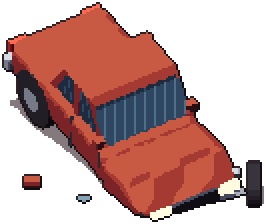
#> input picture hollow-acre/2d/tools/px/cars_gen/car_wreck_n.png, 133 x 112 px (shown 2 times larger)
$ python -i build_lpc.py   (imports and definitions only)
#> lines starting #> are read from the running program, lines starting #| are printed output that depends on the picture; after the words box and inside, x2 and y2 are one past the last pixel; in counts of white or black regions, pixels touching at a corner belong together
#> `pk = Image.new('RGBA', (40, 64)); pk.alpha_composite(stage(5, 2), (4, ..`: pk: PIL image 40x64 RGBA; every value is 0
"""Cut LPC sprites into game assets and compose buildings from modular LPC tiles. Output: spr/lpc/obj/*.png + spr/lpc/objects.json"""
import json, os
import numpy as np
from PIL import Image
T = '/tmp/lpc/assets/LPC/img/tilesets/LPC/'; IA = T + 'Final Attributions/Individual Assets/'
# [3 lines not run here, left out]
IM = {}
def img(p):
    if p not in IM: IM[p] = Image.open(p).convert('RGBA')
    return IM[p]
META = {}
def trim(im):
    b = im.getbbox(); return im.crop(b) if b else im
# [7 lines left out: function save, not called in this run]
def crop(sheet, box): return img(sheet).crop(tuple(box))
def tile(sheet, c, r, w=1, h=1): return img(sheet).crop((c * 32, r * 32, (c + w) * 32, (r + h) * 32))
OS = T + 'Outside Objects.png'
# ---------------------------------------------------------------- nature (canopy + trunk trees, pines, dead tree)
# [5 lines left out: function round_tree, not called in this run]
# [16 lines not run here, left out]
# crops: growth stages from plants.png (each column a crop, rows = stages)
P = IA + 'Daniel Eddeland (Daneeklu)/plants.png'
def crop_stage(name, col, rows):
    for st, r in enumerate(rows): save(f'{name}_{st}', tile(P, col, r, 1, 2 if r < 0 else 1), anchor=(16, 28))
# plants.png: 9 crops (columns) x 6 rows of 32x64: rows 0-4 growth, row 5 produce
def stage(col, r): return img(P).crop((col * 32, r * 64, col * 32 + 32, r * 64 + 64))
# [3 lines not run here, left out]
# ---------------------------------------------------------------- buildings
HS = IA + 'Sharm/house.png'; CO = IA + 'Bluecarrot16/colonial.png'; TH = IA + 'Bluecarrot16/thatched-roof.png'; WS = IA + 'Bluecarrot16/windows.png'; DS = IA + 'Bluecarrot16/doors.png'
WALLS = {'brick': (HS, 0, 0, 3), 'cream': (CO, 18, 0, 4), 'blue': (CO, 25, 0, 4), 'yellow': (CO, 18, 7, 3), 'green': (CO, 25, 7, 3), 'stone': (CO, 0, 5, 3)}
ROOFS = {'slate': (HS, 3, 3, 4), 'thatch': (TH, 0, 4, 3), 'thatch_dark': (TH, 0, 11, 3), 'thatch_hip': (TH, 3, 1, 3), 'thatch_hip_dark': (TH, 3, 8, 3)}
# [9 lines left out: function nine, not called in this run]
# [1 line not run here, left out]
def roof_px(rn):
    return Image.open(f'spr/raw/roof/px_{rn}.png').convert('RGBA'), RMETA[rn]['ax'], RMETA[rn]['ay']
# [17 lines left out: function building, not called in this run]
# [7 lines not run here, left out]
# church: stone hall + tall spire tower in front with a bronze bell
# [1 line that did not run here, left out]
# [24 lines left out: function church, not called in this run]
# [1 line not run here, left out]
EX = T + 'Exterior Tiles.png'
# [1 line that did not run here, left out]
# [1 line that did not run here, left out]
# [5 lines not run here, left out]
import shutil
# [1 line that did not run here, left out]
for n in ('gas_pump', 'phone_booth', 'board'):
    im = Image.open(f'spr/px2/{n}.png'); mm = json.load(open(f'spr/px2/{n}.json'))
    im.save(f'{OUT}/{n}.png'); META[n] = dict(src=f'{OUT}/{n}.png', fw=im.width, fh=im.height, ax=mm['anchor'][0], ay=mm['anchor'][1], foot=mm.get('foot', [0, 0, 0, 0]))
    import os as _o
    if _o.path.exists(f'spr/px2/{n}_n.png'): shutil.copy(f'spr/px2/{n}_n.png', f'{OUT}/{n}_n.png'); META[n + '_n'] = dict(META[n], src=f'{OUT}/{n}_n.png')
# Kenney Car Kit sedan (CC0), rendered in Blender: driving frames + side view
# [1 line that did not run here, left out]
# [1 line that did not run here, left out]
_i = Image.open('spr/px2/car_side.png'); _m = json.load(open('spr/px2/car_side.json')); _i.save(f'{OUT}/car_side.png')
# [1 line that did not run here, left out]
# [1 line that did not run here, left out]

# ---- buildings drawn in LibreSprite (px/house.js); .ase sources live in px/out
import json as _j
# [6 lines not run here, left out]

# ---- props + fences drawn in LibreSprite (px/props.js)
_PROPS = {'fence_h': (0, 22), 'fence_v': (7, 66), 'picket_h': (0, 23), 'picket_v': (7, 66), 'lamp': None, 'phone_booth': None, 'board': None, 'gas_pump': None,
          'signpost': None, 'barrel': None, 'crate': None, 'hay': None, 'sacks': None, 'cart': None, 'well': None, 'firewood': None, 'rock_0': None, 'rock_1': None, 'weeds_0': None, 'weeds_1': None, 'twig': None, 'stump_maple': None, 'stump_pine': None, 'stump_oak': None, 'pumpkin': None, 'pumpkin_b': None, 'jack': None, 'jack_b': None, 'jack_c': None, 'deer_dead': None, 'anvil': None, 'lumber': None, 'cow_1': None, 'cow_2': None, 'bench_farm': None, 'bench_weapon': None, 'bench_armor': None, 'bench_furn': None, 'furnace': None, 'doornote': None, 'icon_hoe': None, 'icon32_hoe': None, 'icon32_pick': None, 'icon32_axe': None, 'icon32_can': None, 'icon32_seed': None, 'icon32_food': None, 'icon_can': None, 'icon_pick': None, 'icon_axe': None, 'icon_seed': None, 'icon_food': None, 'icon_wood': None, 'icon_stone': None, 'icon_fiber': None, 'icon_copper': None, 'icon_iron': None, 'icon_coal': None, 'icon_gem': None, 'icon_cbar': None, 'icon_ibar': None, 'icon_bread': None, 'icon_stew': None, 'icon_soup': None, 'icon_chowder': None, 'icon_glowstew': None, 'icon_egg': None, 'icon_milk': None, 'icon_bait': None, 'icon_rod': None, 'icon_fish': None, 'icon_egg_fried': None, 'icon_pie': None, 'icon_hash': None, 'icon_turnip': None, 'icon_pumpkin': None, 'icon_corn': None, 'icon_mushroom': None, 'ore_stone': None, 'ore_copper': None, 'ore_iron': None, 'ore_coal': None, 'ore_gem': None, 'ladder': None}
# [24 lines not run here, left out]

# ---- volume pass for props and furniture: a lit rim along every top edge, a shaded right side, shading that darkens toward the ground.
import numpy as _np
def _volumize(path):
#> called with path = 'px/cars_gen/car_wreck_n.png'
    im = Image.open(path).convert('RGBA'); a = _np.asarray(im).astype(_np.float32); H, W = a.shape[:2]; al = a[..., 3] > 0
#> in _volumize, im is the input picture: PIL image 133x112 RGBA; mean R, G, B, A 74.1, 37.9, 34.4, 130.9
#> after `H, W = a.shape[:2]`: H = 112; W = 133
#> after `al = a[..., 3] > 0`:
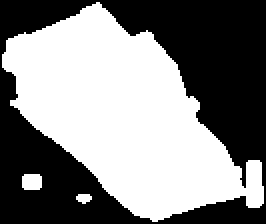
#> al: shape (112, 133) bool (shown 2 times larger); 51.8% white; 1 black region, box (x1, y1, x2, y2) and area: (0, 0, 133, 112) 7178
    lum = a[..., :3].mean(-1); body = al & (lum > 42)
#> after `lum = a[..., :3].mean(-1)`:
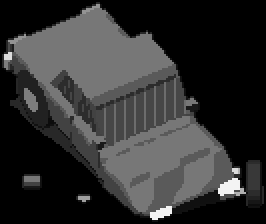
#> lum: shape (112, 133) float32 (shown 2 times larger); min 0, max 243.3, mean 48.8
#> after `body = al & (lum > 42)`: body: shape (112, 133) bool; 44.9% white; 5 white regions (1 under 20 px), largest, box (x1, y1, x2, y2) and area: (2, 2, 123, 110) 6485, (124, 81, 130, 98) 102, (12, 44, 19, 56) 53, (12, 88, 20, 93) 40
    up = _np.zeros_like(al); up[1:] = ~al[:-1]; up[0] = True
#> after `up[1:] = ~al[:-1]`: up: shape (112, 133) bool; 47.3% white; 1 white region, box (x1, y1, x2, y2) and area: (0, 1, 133, 112) 7045
#> after `up[0] = True`:
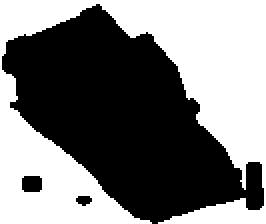
#> up: shape (112, 133) bool (shown 2 times larger); 48.2% white; 1 white region, box (x1, y1, x2, y2) and area: (0, 0, 133, 112) 7178
    rt = _np.zeros_like(al); rt[:, :-1] = ~al[:, 1:]; rt[:, -1] = True
#> after `rt[:, :-1] = ~al[:, 1:]`: rt: shape (112, 133) bool; 47.4% white; 1 white region, box (x1, y1, x2, y2) and area: (0, 0, 132, 112) 7066
#> after `rt[:, -1] = True`:
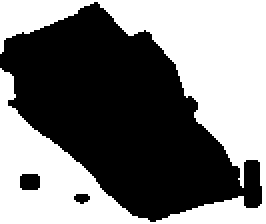
#> rt: shape (112, 133) bool (shown 2 times larger); 48.2% white; 1 white region, box (x1, y1, x2, y2) and area: (0, 0, 133, 112) 7178
    rt2 = _np.zeros_like(al); rt2[:, :-2] = ~al[:, 2:]
#> after `rt2[:, :-2] = ~al[:, 2:]`:
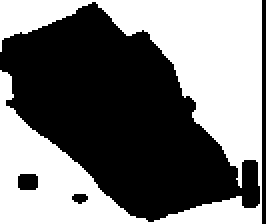
#> rt2: shape (112, 133) bool (shown 2 times larger); 46.7% white; 1 white region, box (x1, y1, x2, y2) and area: (0, 0, 131, 112) 6961
    ys = _np.nonzero(al.any(1))[0]
#> ys = 110 values from 1 to 110
    if not len(ys): return
    y0, y1 = ys[0], ys[-1]; t = ((_np.arange(H) - y0) / max(1, y1 - y0)).clip(0, 1)[:, None]
#> after `y0, y1 = (ys[0], ys[-1])`: y0 = 1; y1 = 110
#> after `t = ((_np.arange(H) - y0) / max(1, y1 - y0)).clip(0, 1)[:, None]`: t = 112 values from 0 to 1
    k = _np.ones((H, W), _np.float32)
    k *= 1.06 - .2 * t ** 1.6                       # ambient occlusion toward the ground
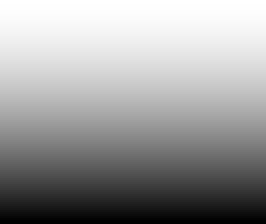
#> k: shape (112, 133) float32 (shown 2 times larger); min 0.86, max 1.06, mean 0.982; drawn with min black and max white
    k = _np.where(up & body, k * 1.22, k)          # top rims catch the light
    k = _np.where(rt & body, k * .78, k); k = _np.where(rt2 & body & ~rt, k * .9, k)   # shaded right flank
#> after `k = _np.where(rt2 & body & ~rt, k * 0.9, k)`:
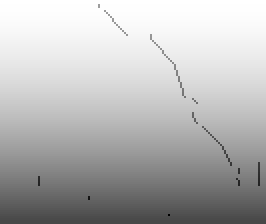
#> k: shape (112, 133) float32 (shown 2 times larger); min 0.782, max 1.06, mean 0.982; drawn with min black and max white
    out = a.copy(); out[..., :3] = _np.where(body[..., None], (a[..., :3] * k[..., None] + _np.where(up & body, 6, 0)[..., None]).clip(0, 255), a[..., :3])
    Image.fromarray(out.astype(_np.uint8), 'RGBA').save(path)
# [3 lines not run here, left out]
# ---- police cruiser (Kenney sedan repainted in blender/police.py) + the garage copy up on cinder blocks
# [12 lines left out: function _cinder, not called in this run]
# [9 lines not run here, left out]

>>> result = _volumize('px/cars_gen/car_wreck_n.png')

$ run again, on hollow-acre/2d/tools/px/cars_gen/car_east.png
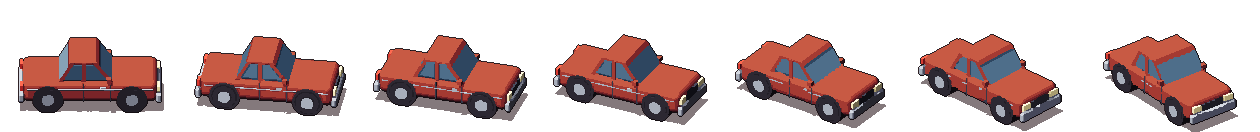
#> input picture hollow-acre/2d/tools/px/cars_gen/car_east.png, 1260 x 132 px
#> pk: PIL image 40x64 RGBA; every value is 0
#> in _volumize, im is the input picture: PIL image 1260x132 RGBA; mean R, G, B, A 45.1, 25.7, 24.7, 87.6
#> in _volumize, `al = a[..., 3] > 0`:
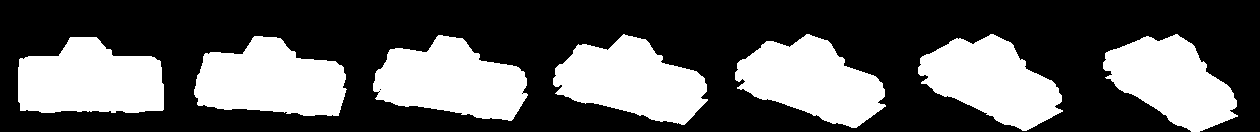
#> al: shape (132, 1260) bool; 35.8% white; 7 white regions, largest, box (x1, y1, x2, y2) and area: (194, 36, 347, 116) 8792, (18, 37, 164, 113) 8772, (373, 35, 528, 121) 8761
#> body: shape (132, 1260) bool; 28.6% white; 13 white regions (4 under 20 px), largest, box (x1, y1, x2, y2) and area: (195, 37, 344, 115) 7077, (374, 36, 525, 118) 7052, (554, 35, 706, 121) 6976
#> up: shape (132, 1260) bool; 63.4% white; 8 black regions, largest, box (x1, y1, x2, y2) and area: (194, 37, 347, 117) 8792, (18, 38, 164, 114) 8772, (373, 36, 528, 122) 8761
#> rt: shape (132, 1260) bool; 64.1% white; 8 black regions, largest, box (x1, y1, x2, y2) and area: (193, 36, 346, 116) 8792, (17, 37, 163, 113) 8772, (372, 35, 527, 121) 8761
#> rt2: shape (132, 1260) bool; 64% white; 8 black regions, largest, box (x1, y1, x2, y2) and area: (192, 36, 345, 116) 8792, (16, 37, 162, 113) 8772, (371, 35, 526, 121) 8761
#> ys = 98 values from 34 to 131
#> y0 = 34; y1 = 131
#> t = 132 values from 0 to 1
#> in _volumize, `k = _np.where(rt2 & body & ~rt, k * 0.9, k)`:
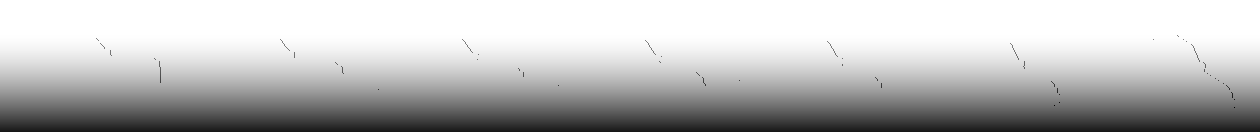
#> k: shape (132, 1260) float32; min 0.84, max 1.06, mean 1; drawn with min black and max white

$ run again, on hollow-acre/2d/tools/px/cars_gen/car_wreck.png
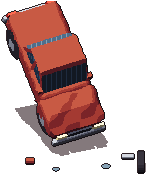
#> input picture hollow-acre/2d/tools/px/cars_gen/car_wreck.png, 147 x 175 px
#> pk: PIL image 40x64 RGBA; every value is 0
#> in _volumize, im is the input picture: PIL image 147x175 RGBA; mean R, G, B, A 52.1, 25.6, 23.3, 98.1
#> in _volumize, `al = a[..., 3] > 0`:
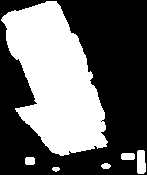
#> al: shape (175, 147) bool; 40.3% white; 6 white regions, box (x1, y1, x2, y2) and area: (1, 1, 108, 156) 9928, (137, 150, 146, 174) 197, (121, 153, 135, 160) 94, (25, 157, 35, 165) 76, (101, 163, 111, 169) 46, (52, 167, 60, 172) 30
#> body: shape (175, 147) bool; 29.2% white; 9 white regions (2 under 20 px), largest, box (x1, y1, x2, y2) and area: (2, 1, 104, 137) 6954, (52, 122, 105, 145) 274, (138, 151, 144, 168) 102
#> up: shape (175, 147) bool; 59.1% white; 7 black regions, largest, box (x1, y1, x2, y2) and area: (1, 2, 108, 157) 9928, (137, 151, 146, 175) 197, (0, 0, 147, 1) 147
#> up: shape (175, 147) bool; 59.7% white; 6 black regions, box (x1, y1, x2, y2) and area: (1, 2, 108, 157) 9928, (137, 151, 146, 175) 197, (121, 154, 135, 161) 94, (25, 158, 35, 166) 76, (101, 164, 111, 170) 46, (52, 168, 60, 173) 30
#> rt: shape (175, 147) bool; 59% white; 7 black regions, largest, box (x1, y1, x2, y2) and area: (0, 1, 107, 156) 9928, (136, 150, 145, 174) 197, (146, 0, 147, 175) 175
#> rt: shape (175, 147) bool; 59.7% white; 6 black regions, box (x1, y1, x2, y2) and area: (0, 1, 107, 156) 9928, (136, 150, 145, 174) 197, (120, 153, 134, 160) 94, (24, 157, 34, 165) 76, (100, 163, 110, 169) 46, (51, 167, 59, 172) 30
#> rt2: shape (175, 147) bool; 58.3% white; 7 black regions, largest, box (x1, y1, x2, y2) and area: (0, 1, 106, 156) 9926, (145, 0, 147, 175) 350, (135, 150, 144, 174) 197
#> ys = 173 values from 1 to 173
#> y0 = 1; y1 = 173
#> t = 175 values from 0 to 1
#> in _volumize, `k = _np.where(rt2 & body & ~rt, k * 0.9, k)`:
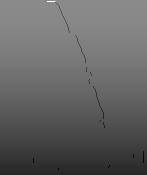
#> k: shape (175, 147) float32; min 0.781, max 1.29, mean 0.982; drawn with min black and max white
